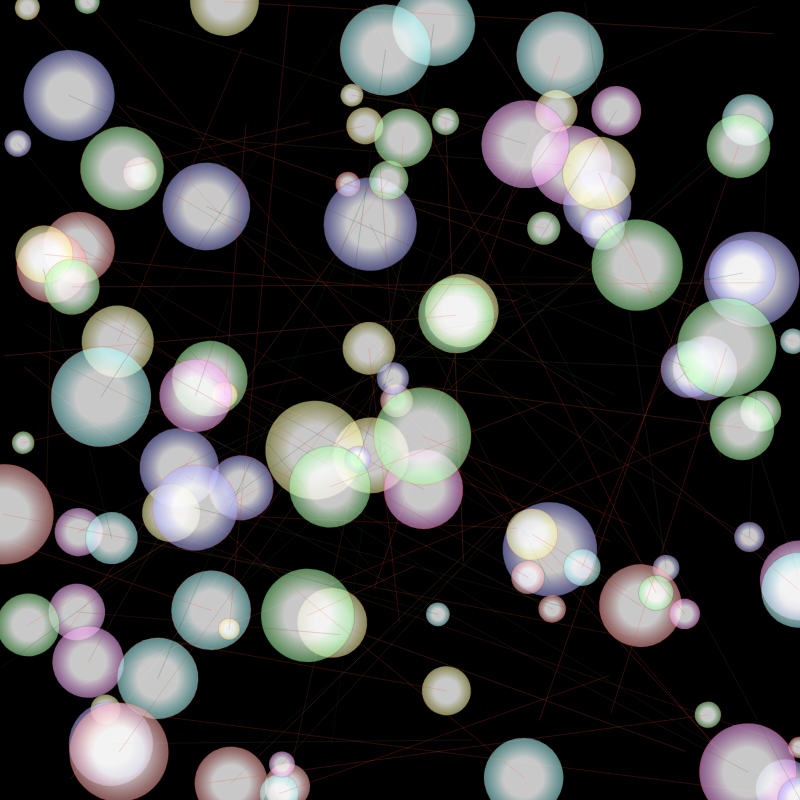
Frame 1 (no input)
Frame 60 (no input): identical to frame 1, image omitted
Frame 120 (the mouse pressed at the canvas centre since frame 60): identical to frame 1, image omitted

The p5.js sketch that drew this single still picture (run headless with seeded random() and noise() and a simulated clock; from frame 60 on, the mouse is pressed at the canvas centre):

// p5.js sketch
// ── sketch.js
// https://editor.p5js.org/jht9629-nyu/sketches/DHz0bVV1z
// chat-G gen art rev 2
// the circles are all shades of red. make them different color

// https://editor.p5js.org/jht9629-nyu/sketches/vYQa-C5RP
// chat-G gen art rev

// https://editor.p5js.org/jht9629-nyu/sketches/q2b4jtO-C
// chat-G gen art

// creatre a p5js generative art image using variables
// https://chat.openai.com/


let numShapes = 100; // Number of shapes
let shapeSizeMin = 20; // Minimum shape size
let shapeSizeMax = 100; // Maximum shape size

function setup() {
  createCanvas(800, 800);
  background(0);
  noStroke();

  for (let i = 0; i < numShapes; i++) {
    let x = random(width); // Random x-coordinate
    let y = random(height); // Random y-coordinate
    let size = random(shapeSizeMin, shapeSizeMax); // Random shape size
    let hue = random(360); // Random hue
    let saturation = random(50, 100); // Random saturation

    push();
    translate(x, y);
    rotate(radians(random(360))); // Random rotation

    // Generate gradient fill
    let grad = drawingContext.createRadialGradient(0, 0, size / 4, 0, 0, size);
    grad.addColorStop(0, color(255, 255, 255, 200));
    grad.addColorStop(1, colorHSL(hue, saturation, 50, 0.5)); // Custom HSL color function
    drawingContext.fillStyle = grad;

    // Draw ellipse
    ellipse(0, 0, size, size);
    pop();

    // Draw connecting lines
    let nextIndex = (i + 1) % numShapes;
    let nextX = random(width);
    let nextY = random(height);
    stroke(hue, saturation, 50, 50);
    line(x, y, nextX, nextY);
  }
}

function draw() {
  // No need for additional drawing in this example
}

// Custom HSL to RGB color conversion function
function colorHSL(h, s, l, a) {
  h = constrain(h, 0, 360);
  s = constrain(s, 0, 100);
  l = constrain(l, 0, 100);
  a = constrain(a, 0, 1);

  let c = (1 - abs(2 * l - 1)) * s;
  let hPrime = h / 60;
  let x = c * (1 - abs(hPrime % 2 - 1));
  let m = l - c / 2;

  let r, g, b;
  if (hPrime >= 0 && hPrime < 1) {
    r = c;
    g = x;
    b = 0;
  } else if (hPrime >= 1 && hPrime < 2) {
    r = x;
    g = c;
    b = 0;
  } else if (hPrime >= 2 && hPrime < 3) {
    r = 0;
    g = c;
    b = x;
  } else if (hPrime >= 3 && hPrime < 4) {
    r = 0;
    g = x;
    b = c;
  } else if (hPrime >= 4 && hPrime < 5) {
    r = x;
    g = 0;
    b = c;
  } else {
    r = c;
    g = 0;
    b = x;
  }

  r = (r + m) * 255;
  g = (g + m) * 255;
  b = (b + m) * 255;

  return color(r, g, b, a);
}
